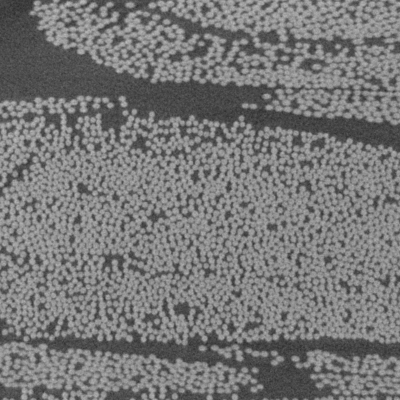
#> input picture 04/images/CT_lab_low_res.png, 400 x 400 px
$ jupyter execute week_04.ipynb
#> lines starting #> are read from the running program, lines starting #| are printed output that depends on the picture; long printed decimals are rounded
# Exercises Week 4 in 02506

This weeks exercises are concerned with feature based registration and SIFT from OpenCV.
<p align="center">

</p>

## Imports

[cell 1]
import numpy as np
from skimage.io import imread, imshow, imsave
from scipy.ndimage import gaussian_filter
import matplotlib.pyplot as plt
import random
from sklearn.cluster import KMeans
from skimage import color
import cv2

## 4.1 Exercise on feature-based registration

### 1. Generate a random 2D point set P.

[cell 2]
def getPoints(arr):
    nonz = np.nonzero(arr)
    x = nonz[1]
    y = H-1-nonz[0]
    return x,y

class Points:

    def __init__(self,x,y):
        assert(np.size(x) == np.size(y))
        self.x = x
        self.y = y
        self.ite = 0
        self.len = np.size(x)

    def next(self):
        tmp = self.ite
        self.ite = self.ite+1
        if (self.ite >= self.len):
            self.reset()
        return self.x[tmp],self.y[tmp]

    def reset(self):
        self.ite = 0

    def append(self,x,y):
        self.x.append(x)
        self.y.append(y)
        self.len = self.len + 1

    def length(self):
        return self.len

H = 256
W = 408
np.random.seed(199)
Ptmp = np.zeros([H,W]).astype(float)
tmp = np.random.rand(80,60)
tmp[tmp<0.97]=0
tmp[tmp>=0.97]=255
Ptmp[68:148,164:224] = tmp

x,y = getPoints(Ptmp)
P = Points(x,y)

### 2. Define variables for translation t, rotation R, and scale s, and decide on their values.

### 3. Transform P using these parameters to obtain the point set Q.

[cell 3]
def RotateScaleTranslate(pts,theta,t=[[0],[0]],s=1.0):
#> called with theta = 0.3, s = 2.2
    R = np.array([[np.cos(theta),-np.sin(theta)],[np.sin(theta),np.cos(theta)]])
    cx = 0#np.mean(pts.x)
    cy = 0#np.mean(pts.y)
    new_pts = Points([],[])
    for i in range(pts.length()):
        x,y = pts.next()
        xybar = s*(R@[[x-cx],[y-cy]])+t
        xbar = cx+xybar[0][0]
        ybar = cy+xybar[1][0]
        new_pts.append(xbar,ybar)
    return new_pts, R
s = 2.2
t = [[50],[20]]
Q,R = RotateScaleTranslate(P,0.3,t=t,s=s)
print(f"R is {R} ")

### 4. Plot these point sets using two different colors.

[cell 4]
fig, (ax1) = plt.subplots(1, 1,figsize=(8,4))
ax1.scatter(P.x, P.y, color='Red')
ax1.scatter(Q.x, Q.y, color='Blue')
#ax1.set_ylim([0,H])
#ax1.set_xlim([0,W])

### 5. Implement a function that computes the parameters t', rotation R', and scale s' from P and Q. Make sure that you get the exact same values.

[cell 5]
def getScale(Pr,Qr):
    Pmux = np.mean(Pr.x)
    Pmuy = np.mean(Pr.y)
    Qmux = np.mean(Qr.x)
    Qmuy = np.mean(Qr.y)
    sumP = np.sum([np.sqrt((x-Pmux)**2 + (y-Pmuy)**2) for x,y in zip(Pr.x,Pr.y)])
    sumQ = np.sum([np.sqrt((x-Qmux)**2 + (y-Qmuy)**2) for x,y in zip(Qr.x,Qr.y)])
    return sumQ/sumP

def getRot(Qr,Pr): # notice that input should be P,Q, not Q,P
    Pmu = np.array([[np.mean(Pr.x)],[np.mean(Pr.y)]])
    tmp1 = np.array( [Pr.x,Pr.y])-Pmu
    Qmu = np.array([[np.mean(Q.x)],[np.mean(Qr.y)]])
    tmp2 = np.array([Qr.x,Qr.y])-Qmu
    C = sum([np.array([[q[0]*p[0],q[0]*p[1]],[q[1]*p[0],q[1]*p[1]]]) for q,p in zip(tmp1.T,tmp2.T)])
    U,_,Vt = np.linalg.svd(C,full_matrices=True)
    Rbar = np.matmul(U,Vt)
    Rbar = np.matmul(Rbar,[[1.0,0.0],[0.0,np.linalg.det(Rbar)]])
    return Rbar

def getTranslation(Pr,Qr,R,s):
    Pmu = np.array([[np.mean(Pr.x)],[np.mean(Pr.y)]])
    Qmu = np.array([[np.mean(Qr.x)],[np.mean(Qr.y)]])
    return Qmu-s*R@Pmu

sbar = getScale(P,Q)
Rbar = getRot(P,Q)
tbar = getTranslation(P,Q,Rbar,sbar)
print(f"sbar={sbar},s={s}")
print(f"Rbar={Rbar}")
print(f"R={R}")
print(f"tbar={tbar}")
print(f"t={t}")

### 6. Add some noise to Q and recompute the parameters and test how much noise you can add and still get reasonably good parameter estimates.

[cell 6]
sigma = 4
Qnoisy = Points([],[])
for i in range(Q.length()):
    xt,yt = Q.next()
    xt = xt + np.random.normal(0,4)
    yt = yt + np.random.normal(0,4)
    Qnoisy.append(xt,yt)

fig, (ax1) = plt.subplots(1, 1,figsize=(8,4))
ax1.scatter(P.x, P.y, color='Red')
ax1.scatter(Qnoisy.x, Qnoisy.y, color='Blue')

sbar = getScale(P,Qnoisy)
Rbar = getRot(P,Qnoisy)
tbar = getTranslation(P,Qnoisy,Rbar,sbar)

print(f"s={sbar}")
print(f"t={tbar}")
print(f"R={Rbar}")
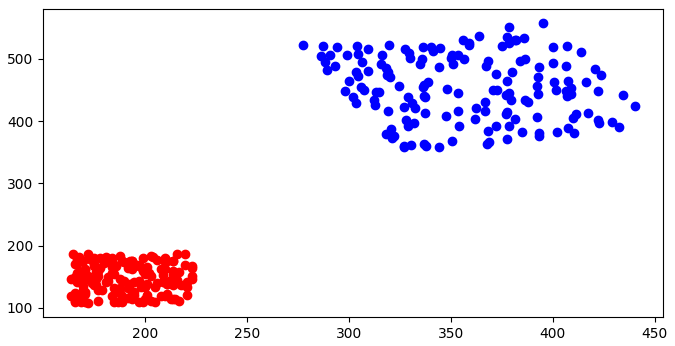
#> figure drawn by matplotlib, 1 panel

## 4.1.2 Compute and match SIFT
### 1. Create a transformed image by rotating, scaling, and cropping an image. We call the original image1 and the transformed image2.

[cell 7]
img1 = cv2.imread("./images/CT_lab_low_res.png")
#> img1 is the input picture: shape (400, 400, 3); min 46, max 188, mean 119.7
height, width = img1.shape[:2]
#> height = 400; width = 400
center = (width/2, height/2)
#> center = (200, 200)
rotate_matrix = cv2.getRotationMatrix2D(center=center, angle=12, scale=1)
print(rotate_matrix)
#| [[  0.9781    0.2079 -37.212]
#|  [ -0.2079   0.9781   45.953]]
img2 = cv2.warpAffine(src=img1, M=rotate_matrix, dsize=(width, height))
translation_matrix = np.array([[1, 0, 15], [0, 1, 30]], dtype=np.float32)
img2 = cv2.warpAffine(src=img2, M=translation_matrix, dsize=(width, height))
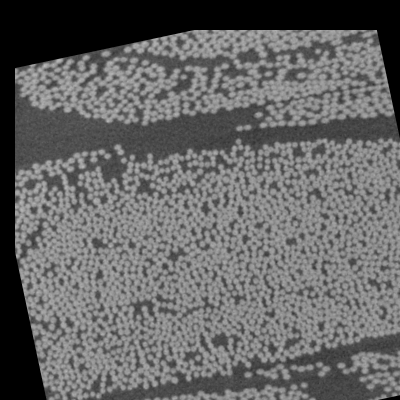
#> img2: shape (400, 400, 3); min 0, max 186, mean 101.5
cv2.imshow('Original image', img1)
cv2.imshow('Rotated image', img2)

fig, (ax1,ax2) = plt.subplots(1, 2,figsize=(8,4))
ax1.imshow(img1)
ax2.imshow(img2)

### 2. Compute SIFT features in the two images.

[cell 8]
def np2cv(P):
    return ((P - np.min(P)) * 255 / np.max(P)).astype(np.uint8)

def npSift(P):
    data = np2cv(P)
    gray = data.astype(np.uint8)
    sift = cv2.SIFT_create()
    kp = sift.detect(gray,None)
    img=cv2.drawKeypoints(gray,kp,P)
    return img

def sift(img1):
    gray = img1.astype(np.uint8)
    sift1 = cv2.SIFT_create()
    kp = sift1.detect(gray,None)
#> kp = 6363 keypoints; strongest (x, y, size): (267, 96, 4.2), (269, 107, 3.8), (245, 234, 3.9), (143, 225, 4.1)
    img=cv2.drawKeypoints(gray,kp,img1)
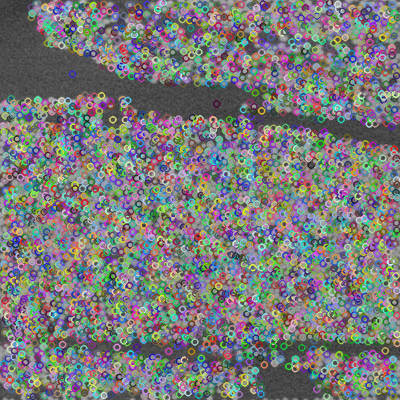
#> img: shape (400, 400, 3); mean B, G, R 121.8, 121.8, 121.3
    return img

fig, (ax1,ax2) = plt.subplots(1, 2,figsize=(8,4))
ax1.imshow(sift(img1))
ax2.imshow(sift(img2))
#> in sift (call 2), `kp = sift1.detect(gray,None)`: kp = 5508 keypoints; strongest (x, y, size): (375, 31, 2.1), (59, 60, 3.5), (16, 70, 2.4), (17, 256, 2.6)
#> in sift (call 2), `img=cv2.drawKeypoints(gray,kp,img1)`:
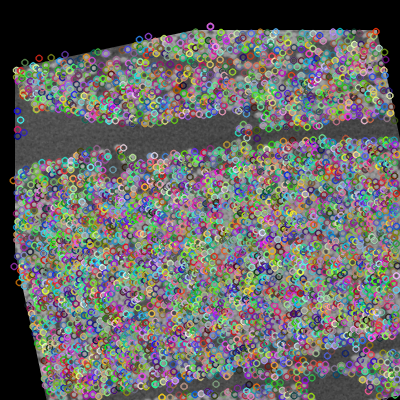
#> img: shape (400, 400, 3); mean B, G, R 102.3, 103.5, 103.5

imsave('./images/test_img.png',img1)
imsave('./images/test_img_transformed.png',img2)
#> figure, not shown here; B, G, R data is drawn as R, G, B

### 3. Match the SIFT features. You can use the functionality for matching SIFT from vlFeat for MATLAB and OpenCV for Python.
### 4. Display the match to see if the matching criterion is correct.

[cell 9]
img1 = cv2.imread('./images/test_img.png',cv2.IMREAD_GRAYSCALE)          # queryImage
#> img1: shape (400, 400); min 20, max 237, mean 121.4
img2 = cv2.imread('./images/test_img_transformed.png',cv2.IMREAD_GRAYSCALE) # trainImage
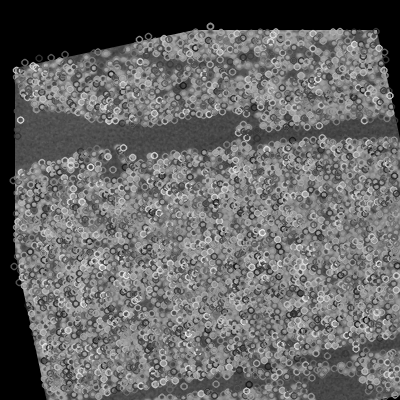
#> img2: shape (400, 400); min 0, max 240, mean 102.8

# Initiate SIFT detector
sift = cv2.SIFT_create()
# find the keypoints and descriptors with SIFT
kp1, des1 = sift.detectAndCompute(img1,None)
#> kp1 = 4346 keypoints; strongest (x, y, size): (369, 124, 2.1), (366, 166, 2.1), (384, 97, 1.9), (361, 96, 2)
kp2, des2 = sift.detectAndCompute(img2,None)
#> kp2 = 3761 keypoints; strongest (x, y, size): (210, 26, 2.1), (111, 74, 2.2), (300, 272, 2.2), (139, 39, 2.3)
# BFMatcher with default params
bf = cv2.BFMatcher()
matches = bf.knnMatch(des1,des2,k=2)
#> matches = 4346 matches
# Apply ratio test
good = []
for m,n in matches:
    if m.distance/(n.distance+1e-10) < 0.25:
        good.append([m])
#> after the loop, good = []
# cv.drawMatchesKnn expects list of lists as matches.
img3 = cv2.drawMatchesKnn(img1,kp1,img2,kp2,good,None,flags=cv2.DrawMatchesFlags_NOT_DRAW_SINGLE_POINTS)
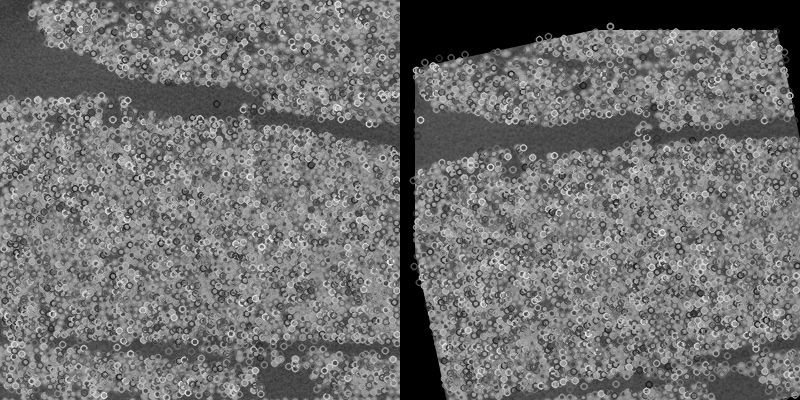
#> img3: shape (400, 800, 3); min 0, max 240, mean 112.1
plt.imshow(img3),plt.show()

### 5. Extract the coordinates of the matching keypoints.

[cell 10]
pts1 = Points([],[])
pts2 = Points([],[])
for m,n in matches:
    if m.distance/(n.distance+1e-10) < 0.8:
        pts1.append(kp1[m.queryIdx].pt[0],kp1[m.queryIdx].pt[1])
        pts2.append(kp2[m.trainIdx].pt[0],kp2[m.trainIdx].pt[1])

print(pts1.x)
#| [9.235, 15.508, 61.320, 84.895, 84.895, 98.273, 120.188, 131.517, 191.331, 215.487, 242.893, 258.518, 267.588, 267.588, 267.588, 274.774, 283.481, 294.420, 299.750, 336.775, 361.529, 367.414, 368.223, 389.399]
print(pts2.x)
#| [352.984, 302.852, 364.596, 283.138, 283.138, 175.997, 128.752, 294.213, 326.946, 197.472, 364.169, 257.915, 274.989, 274.989, 274.989, 256.410, 326.946, 184.318, 60.075, 206.481, 128.065, 321.042, 344.156, 178.813]

### 6. Use the function for computing the rotation, translation, and scale from before to transform the set of key points found in image1 to the set of keypoints found in image2.

[cell 11]
sbar = getScale(pts1,pts2)
#> sbar = 0.791
Rbar = getRot(pts1,pts2)
#> Rbar = [[-0.989, -0.145], [0.145, -0.989]]
tbar = getTranslation(pts1,pts2,Rbar,sbar)
#> tbar = [449.8, 306.5]
print(f"s={sbar}")
#| s=0.7907
print(f"t={tbar}")
#| t=[[449.839 ]
#|  [306.509]]
print(f"R={Rbar}")
#| R=[[-0.9895 -0.1446]
#|  [ 0.1446 -0.9895]]

### 7. Display image2 and plot the key points found in image2 and the transformed key points from image1.

[cell 12]
pts1 = []
pts2 = []
num_matches = 0
for m,n in matches:
    if m.distance/(n.distance+1e-10) < 0.80:
        pts2.append([kp1[m.queryIdx].pt[0],kp1[m.queryIdx].pt[1]])
        pts1.append([kp2[m.trainIdx].pt[0],kp2[m.trainIdx].pt[1]])
        num_matches = num_matches+1
#> after the loop, num_matches = 24; pts1 = 24 items, first 6: [353, 147.3], [302.9, 167.3], [364.6, 32.96], [283.1, 343.7], [283.1, 343.7], [176, 71.26]; pts2 = 24 items, first 6: [9.24, 308.6], [15.51, 146.7], [61.32, 44.23], [84.9, 240.4], [84.9, 240.4], [98.27, 353.2]
pts1 = np.reshape(pts1,[num_matches,2,1])
pts2 = np.reshape(pts2,[num_matches,2,1])

h, mask = cv2.findHomography(pts1, pts2, cv2.RANSAC)
#> h = [[0.891, -0.214, 36.65], [-0.0674, 0.925, 0.135], [-0.000333, -1.05e-05, 1]]; mask = 24 values, max 1 at index 6, min 0 at index 0, mean 0.292

height, width = img2.shape
im1Reg = cv2.warpPerspective(img2, h, (width, height))
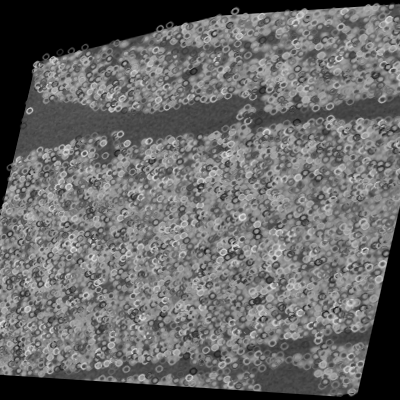
#> im1Reg: shape (400, 400); min 0, max 231, mean 103.8

print("Estimated homography : \n",  h)
#| Estimated homography :
#|  [[ 8.91188631e-01 -2.13838566e-01  3.66465408e+01]
#|  [-6.73719336e-02  9.24973960e-01  1.35017549e-01]
#|  [-3.32862617e-04 -1.04745824e-05  1.00000000e+00]]

fig, (ax1,ax2) = plt.subplots(1, 2,figsize=(8,4))
ax1.imshow(img1)
ax2.imshow(im1Reg)

### Quiz

[cell 13]
img1 = cv2.imread('./images/quiz_image_1.png',cv2.IMREAD_GRAYSCALE)          # queryImage
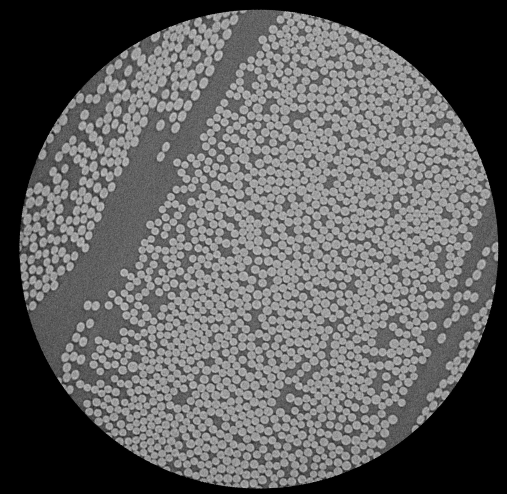
#> input picture 04/images/quiz_image_1.png, 1013 x 988 px (shown at 1/2 size)
#> img1 is the input picture: shape (988, 1013); min 0, max 220, mean 93.5
img2 = cv2.imread('./images/quiz_image_2.png',cv2.IMREAD_GRAYSCALE) # trainImage
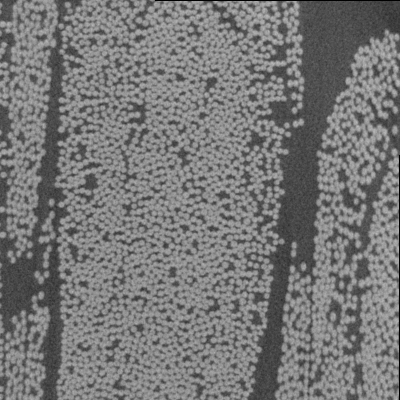
#> input picture 04/images/quiz_image_2.png, 400 x 400 px
#> img2 is the input picture: shape (400, 400); min 0, max 188, mean 119.3

# Initiate SIFT detector
sift = cv2.SIFT_create()
# find the keypoints and descriptors with SIFT
kp1, des1 = sift.detectAndCompute(img1,None)
#> kp1 = 19558 keypoints; strongest (x, y, size): (738, 266, 2.6), (485, 23, 5), (278, 822, 3.2), (85, 309, 11.3)
kp2, des2 = sift.detectAndCompute(img2,None)
#> kp2 = 6333 keypoints; strongest (x, y, size): (303, 267, 4.2), (292, 269, 3.9), (165, 245, 3.8), (175, 143, 4.1)
# BFMatcher with default params
bf = cv2.BFMatcher()
matches = bf.knnMatch(des1,des2,k=2)
#> matches = 19558 matches
# Apply ratio test
good = []
for m,n in matches:
    if m.distance/(n.distance+1e-10) < 0.60:
        good.append([m])
#> after the loop, good = 653 matches
# cv.drawMatchesKnn expects list of lists as matches.
img3 = cv2.drawMatchesKnn(img1,kp1,img2,kp2,good,None,flags=cv2.DrawMatchesFlags_NOT_DRAW_SINGLE_POINTS)
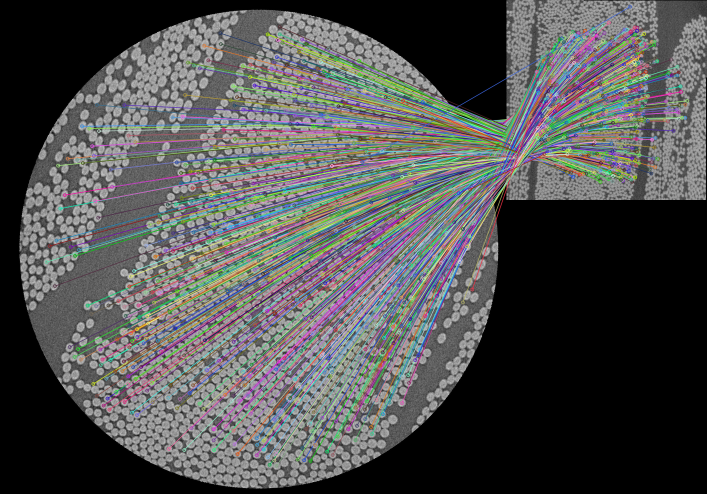
#> img3: shape (988, 1413, 3) (shown at 1/2 size); mean of channels 0, 1, 2 80.2, 80.3, 79.6; drawn as B, G, R
plt.imshow(img3),plt.show()

[cell 14]
pts1 = Points([],[])
pts2 = Points([],[])
for m,n in matches:
    if m.distance/(n.distance+1e-10) < 0.6:
        pts1.append(kp1[m.queryIdx].pt[0],kp1[m.queryIdx].pt[1])
        pts2.append(kp2[m.trainIdx].pt[0],kp2[m.trainIdx].pt[1])

sbar = getScale(pts1,pts2)
#> sbar = 0.369
Rbar = getRot(pts1,pts2)
#> Rbar = [[-0.921, -0.389], [0.389, -0.921]]
tbar = getTranslation(pts1,pts2,Rbar,sbar)
#> tbar = [448.2, 301]
print(f"s={sbar}")
#| s=0.369
print(f"t={tbar}")
#| t=[[448.157]
#|  [301.037 ]]
print(f"R={Rbar}")
#| R=[[-0.9212 -0.389]
#|  [ 0.389 -0.9212]]

[cell 15]
print(f"1/s={1/sbar},s={sbar}")
#| 1/s=2.710,s=0.369
import math
print(math.degrees(math.acos(Rbar[0,0])))
#| 157.109
print(np.sqrt(tbar[0]**2+tbar[1]**2))
#| [539.878]
